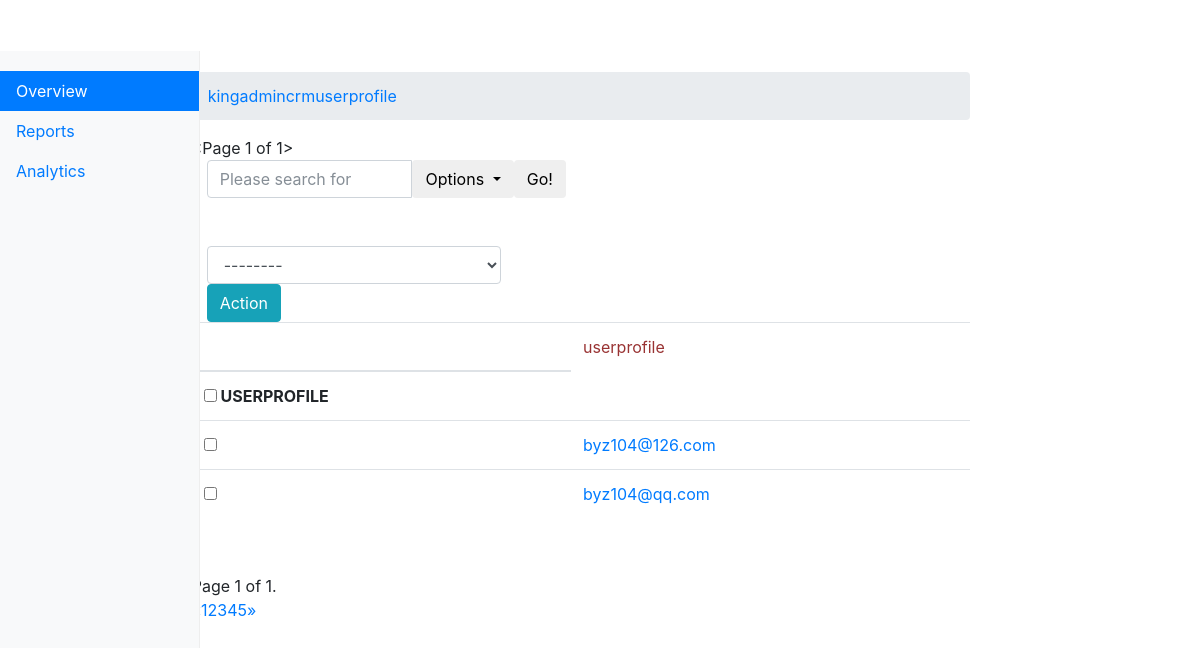
The app's page /kingadmin/crm/userprofile/ (signed in), older data.
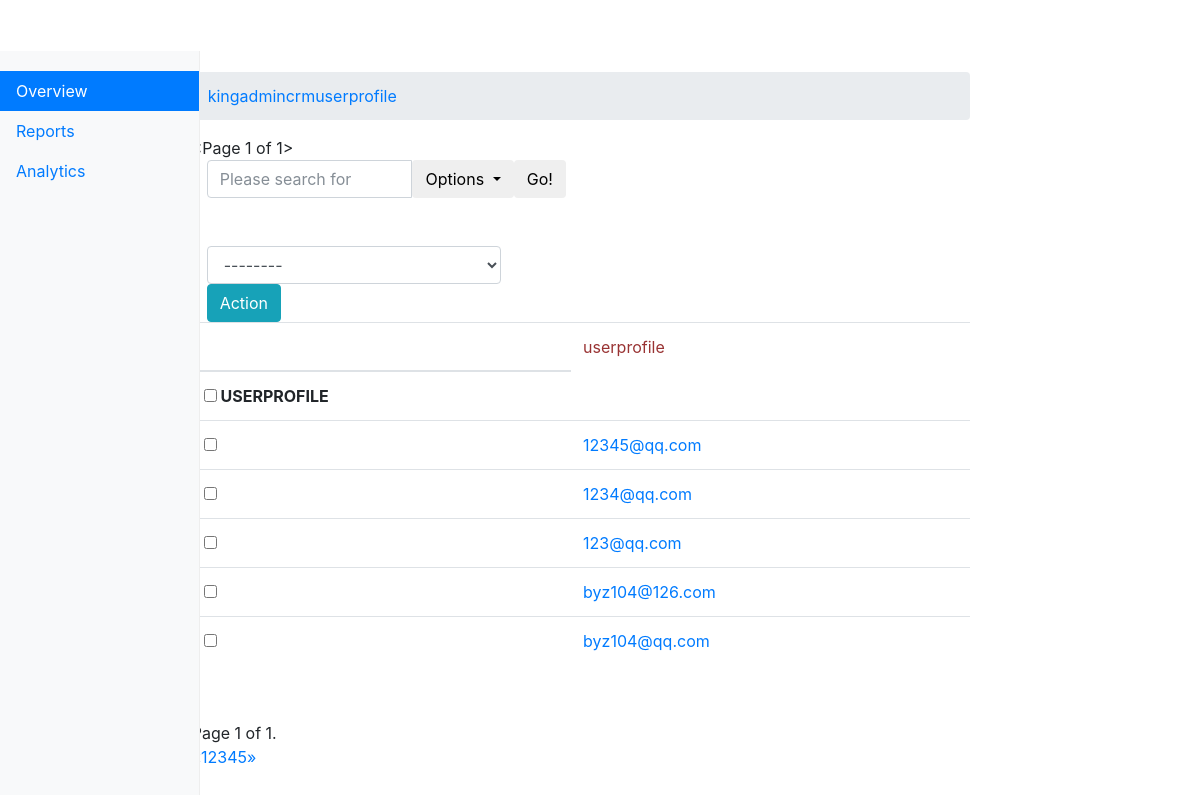
The same page, newer data.
### crm/models.py (models this page shows)
class UserProfile(AbstractBaseUser,PermissionsMixin):
    email = models.EmailField(
        verbose_name='email address',
        max_length=255,
        unique=True,
    )
    name = models.CharField(max_length=64, verbose_name="姓名")
    is_active = models.BooleanField(default=True)
    is_staff = models.BooleanField(default=True)
    role = models.ManyToManyField("Role", blank=True, null=True)
    is_admin = models.BooleanField(default=False)
    objects = MyUserManager()
    USERNAME_FIELD = 'email'
    REQUIRED_FIELDS = ['name']
    def __str__(self):
        return self.email

### kingadmin/views.py (the view, shortened to what this page needs)
# urls.py: url(r'^(\w+)/(\w+)/$', views.table_list, name="table_list"),
@login_required
def table_list(request, app_name, model_name):
    admin_class = site.enabled_admin[app_name][model_name] #get the admin_class class save in the list
    querysets = admin_class.model.objects.all().order_by('-id')# get the data
    filter_list = request.GET
    filtered_query, querysets = selected_set(filter_list, querysets)
    admin_class.filtered_query = filtered_query
    querysets = querysets.order_by('-id')
    need_sort_column_name,sorted_querysets, sorted_column = sorted_querysets_by_column(request, querysets, admin_class)
    searched_queryset = searched_querysets(request, sorted_querysets, admin_class)
    querysets  = Paginator(searched_queryset ,admin_class.list_per_page)
    page = request.GET.get('page')
    try:
        querysets = querysets.get_page(page)
    except PageNotAnInteger:
        querysets = querysets.get_page(1)
    except EmptyPage:
        querysets = querysets.get_page(querysets.num_pages)
    admin_class.sorted_colunm_name = need_sort_column_name
    admin_class.sorted_column = sorted_column
    return render(request, "kingadmin/table_list.html",locals())

### kingadmin/templatetags/kingadmin_tags.py (called while the page is built)
@register.simple_tag
def build_table_row(count,obj, admin_class):
    ele = ""
    if admin_class.list_display:
        for index, column_name in enumerate(admin_class.list_display):
            column_obj = admin_class.model._meta.get_field(column_name)
            if column_obj.choices:
                column_data = getattr(obj, "get_%s_display" %column_name)()
            else:
                column_data = getattr(obj, column_name)
            if not index:
                ele += "<td><a href='%s/change'>%s</a></td>" % (obj.id, column_data)
            else:
                ele += "<td>%s</td>" % column_data
    else:
        ele += "<td><a href='%s/change'>%s</a></td>" % (count, obj)
    return mark_safe(ele)

@register.simple_tag
def get_model_name(admin_class):
    return admin_class.model._meta.model_name.upper()

@register.simple_tag
def get_filteredlist_pagenum(admin_class, querysets):
    page_num = querysets.number
    filtered_list = admin_class.filtered_query
    ele = ""
    if page_num:
        ele += "&page=%s" % page_num
    if filtered_list:
        for k, v in filtered_list.items():
            ele += "&%s=%s" % (k, v)
    return mark_safe(ele)

### kingadmin/templates/kingadmin/table_list.html (shortened to what this page needs)
{% extends "kingadmin/index.html" %}
{% load kingadmin_tags %}
{% block dashboard %}
<ol class="breadcrumb">
  <li><a href="/kingadmin/">kingadmin</a></li>
  <li><a href="/kingadmin/{{ app_name }}">{{ app_name }}</a></li>
  <li><a href="/kingadmin/{{ app_name }}/{{ model_name }}">{{ model_name }}</a></li>
</ol>
    {{ querysets }}
    <div>
    <form method="get">
        <div class="col-lg-6">
            <div class="input-group">
                <input type="text" class="form-control" placeholder="Please search for " name="search_fileds">
                <div class="input-group-btn">
                    <button type="button" class="btn btn-default dropdown-toggle" data-toggle="dropdown" aria-haspopup="true" aria-expanded="false">
                      <span>Options</span>
                    </button>
                  </div>
                  <span class="input-group-btn">
                    <button class="btn btn-default" type="submit">Go!</button>
                  </span>
            </div>
        </div>
    </form>
    <br>
    <br>
    </div>
    <div>
    <form onsubmit="return ActionCheck(this)" method="POST">{% csrf_token %}
            <div>
                <div class="col-sm-5">
                    <select class="form-control" name="action">
                        <option value=''>--------</option>
                    </select>
                </div>
                <div class="col-sm-5">
                    <button  type="submit" class="btn btn-info">Action</button>
                </div>
            </div>
    </form>
    </div>
    <table class="table table-hover">
    <thead>
        <tr>
            <th>
                <td style="color: #993333">{{ model_name }} </td>
            </th>
        </tr>
    </thead>
    <tbody>
    <tr>
        <th>
        <input type="checkbox" onclick="SelectAllObjs(this)">
            {% if admin_class.list_display %}
                {% for item in admin_class.list_display %}
                    <td><a href="?o={% get_order_method need_sort_column_name item admin_class%}{% get_filteredlist_pagenum admin_class querysets %}">{{ item }}</a>
                        {% build_order_method_arrow need_sort_column_name item admin_class %}
                    </td>
                {% endfor %}
            {% else %}
                {% get_model_name admin_class %}
            {% endif %}
        </th>
    </tr>
    {% for  item in querysets %}
        <tr>
            <th>
                <input row-select="true" type="checkbox" value="{{ item.id }}">
                {% build_table_row forloop.counter item admin_class  %}
            </th>
        </tr>
    {% endfor %}
    </tbody>
    </table>
    {% build_page_navigation querysets admin_class %}
    <div class="pagination">
        <span class="step-links">
            <span class="current">
                Page {{ querysets.number }} of {{ querysets.paginator.num_pages }}.
            </span>
        </span>
    </div>
    <nav aria-label="Page navigation">
  <ul class="pagination">
    <li>
      <a href="#" aria-label="Previous">
        <span aria-hidden="true">&laquo;</span>
      </a>
    </li>
    <li><a href="#">1</a></li>
    <li><a href="#">2</a></li>
    <li><a href="#">3</a></li>
    <li><a href="#">4</a></li>
    <li><a href="#">5</a></li>
    <li>
      <a href="#" aria-label="Next">
        <span aria-hidden="true">&raquo;</span>
      </a>
    </li>
  </ul>
</nav>
{% endblock %}

Row changes from the older to the newer data that the page shows:
added UserProfile: email "12345@qq.com"
added UserProfile: email "1234@qq.com"
added UserProfile: email "123@qq.com"
